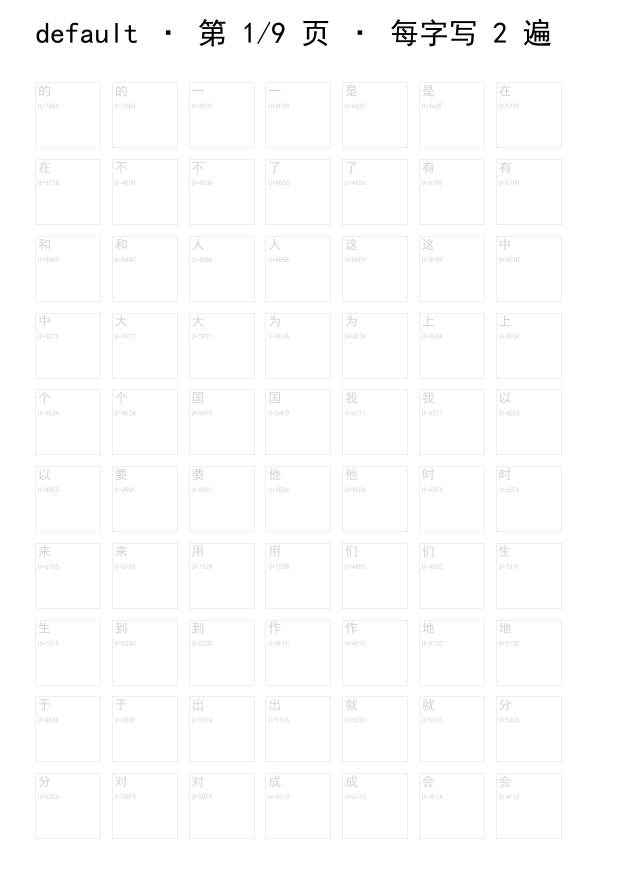
#> input picture collection_templates/sheets/sheet_000.png, 2480 x 3508 px (shown at 1/4 size); its folder holds only this picture in this run
$ python -i ingest.py   (imports and definitions only)
#> lines starting #> are read from the running program, lines starting #| are printed output that depends on the picture; after the words box and inside, x2 and y2 are one past the last pixel; in counts of white or black regions, pixels touching at a corner belong together
#> further down, picture is the input picture: PIL image 2480x3508 RGB; min 0, max 255, mean 252.9
# -*- coding: utf-8 -*-
"""Ingest scanned collection sheets: cut cells by coords JSON, clean, save variants."""
import json
from pathlib import Path
from PIL import Image, ImageOps
from handwriting_generator import config


def _load_coords(json_path):
    return json.loads(Path(json_path).read_text(encoding="utf-8"))


def _clean_glyph(img, ink_threshold=120):
    """Keep only real handwriting ink (dark pixels only)."""
#> called with ink_threshold = 120
    g = img.convert("L")
    lo, hi = g.getextrema()
#> lo = 0; hi = 255
    if hi - lo < 20:
        return None  # blank cell (nearly uniform)
    g = ImageOps.autocontrast(g, cutoff=1)
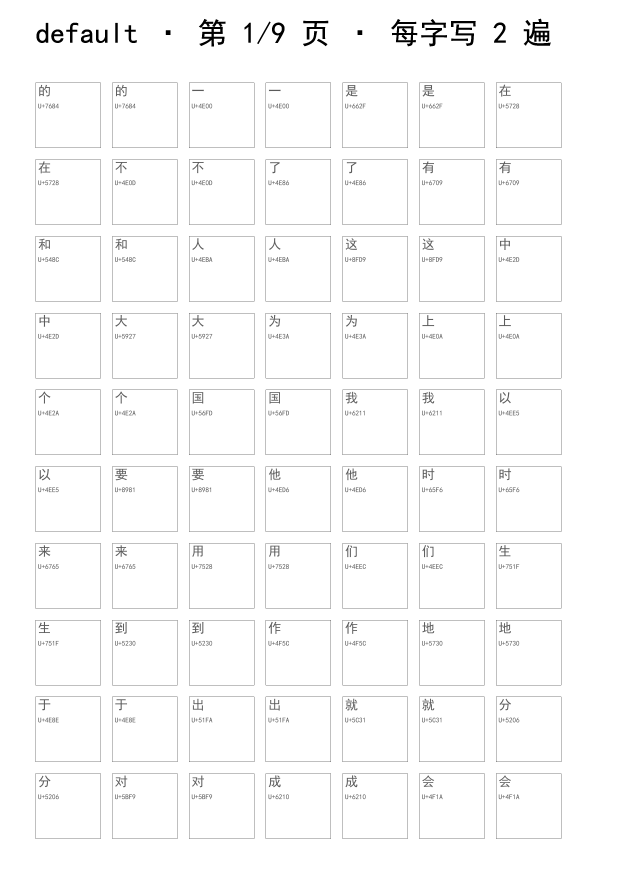
#> g: PIL image 2480x3508 L (shown at 1/4 size); min 0, max 255, mean 250.2
    bw = g.point(lambda p: 255 if p > ink_threshold else 0)
#> bw: PIL image 2480x3508 L; 98% white; 674 black regions (2 under 20 px), largest, box (x1, y1, x2, y2) and area: (2095, 75, 2203, 183) 5135, (796, 76, 902, 186) 5053, (1568, 105, 1669, 185) 3281
    if bw.getextrema() == (255, 255):
        return None
    bbox = bw.getbbox()
#> bbox = (0, 0, 2480, 3508)
    if bbox is None:
        return None
    cropped = bw.crop(bbox)
    if cropped.width <= 2 or cropped.height <= 2:
        return None
    pad = max(3, int(cropped.width * 0.12)), max(3, int(cropped.height * 0.12))
#> pad = (297, 420)
    out = Image.new("L", (cropped.width + pad[0]*2, cropped.height + pad[1]*2), 255)
#> out: PIL image 3074x4348 L; every value is 255
    out.paste(cropped, (pad[0], pad[1]))
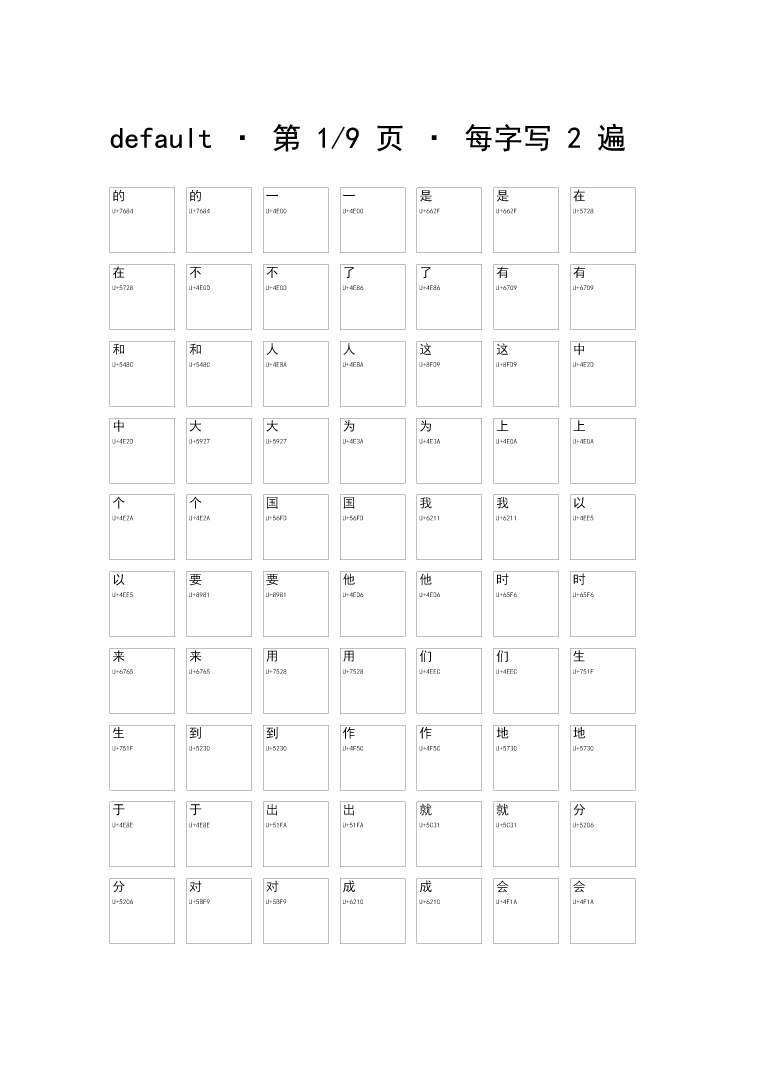
#> out: PIL image 3074x4348 L (shown at 1/4 size); 98.7% white; 674 black regions (2 under 20 px), largest, box (x1, y1, x2, y2) and area: (2392, 495, 2500, 603) 5135, (1093, 496, 1199, 606) 5053, (1865, 525, 1966, 605) 3281
    rgba = Image.new("RGBA", out.size, (0, 0, 0, 0))
#> rgba: PIL image 3074x4348 RGBA; every value is 0
    px = out.load()
    rpx = rgba.load()
    for yy in range(out.height):
        for xx in range(out.width):
            if px[xx, yy] < 128:
                rpx[xx, yy] = (0, 0, 0, 255)
    return rgba


# [53 lines left out: functions ingest_sheet, ingest_all, not called in this run]

>>> from PIL import Image
>>> picture = Image.open('../../collection_templates/sheets/sheet_000.png')
>>> result = _clean_glyph(picture)
